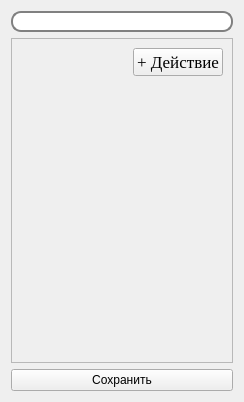
<?xml version="1.0" encoding="UTF-8"?>
<ui version="4.0">
 <class>Form</class>
 <widget class="QWidget" name="Form">
  <property name="geometry">
   <rect>
    <x>0</x>
    <y>0</y>
    <width>244</width>
    <height>402</height>
   </rect>
  </property>
  <property name="windowTitle">
   <string>Form</string>
  </property>
  <layout class="QVBoxLayout" name="verticalLayout_2">
   <item>
    <widget class="QLineEdit" name="LE_Title">
     <property name="font">
      <font>
       <pointsize>10</pointsize>
      </font>
     </property>
     <property name="styleSheet">
      <string notr="true">QLineEdit{
	border: 2px solid grey;
	border-radius: 10px;
}</string>
     </property>
     <property name="alignment">
      <set>Qt::AlignCenter</set>
     </property>
    </widget>
   </item>
   <item>
    <widget class="QScrollArea" name="scrollArea">
     <property name="widgetResizable">
      <bool>true</bool>
     </property>
     <widget class="QWidget" name="scrollAreaAction">
      <property name="geometry">
       <rect>
        <x>0</x>
        <y>0</y>
        <width>224</width>
        <height>323</height>
       </rect>
      </property>
      <layout class="QVBoxLayout" name="verticalLayout">
       <item>
        <layout class="QVBoxLayout" name="VL_Variables"/>
       </item>
       <item>
        <layout class="QHBoxLayout" name="horizontalLayout">
         <item>
          <spacer name="horizontalSpacer">
           <property name="orientation">
            <enum>Qt::Horizontal</enum>
           </property>
           <property name="sizeHint" stdset="0">
            <size>
             <width>40</width>
             <height>20</height>
            </size>
           </property>
          </spacer>
         </item>
         <item>
          <widget class="QPushButton" name="PB_AddVar">
           <property name="font">
            <font>
             <family>Times New Roman</family>
             <pointsize>13</pointsize>
            </font>
           </property>
           <property name="cursor">
            <cursorShape>PointingHandCursor</cursorShape>
           </property>
           <property name="text">
            <string>+ Действие</string>
           </property>
          </widget>
         </item>
        </layout>
       </item>
       <item>
        <spacer name="verticalSpacer_2">
         <property name="orientation">
          <enum>Qt::Vertical</enum>
         </property>
         <property name="sizeHint" stdset="0">
          <size>
           <width>20</width>
           <height>40</height>
          </size>
         </property>
        </spacer>
       </item>
      </layout>
     </widget>
    </widget>
   </item>
   <item>
    <widget class="QPushButton" name="PB_Save">
     <property name="text">
      <string>Сохранить</string>
     </property>
    </widget>
   </item>
  </layout>
 </widget>
 <resources/>
 <connections/>
</ui>
